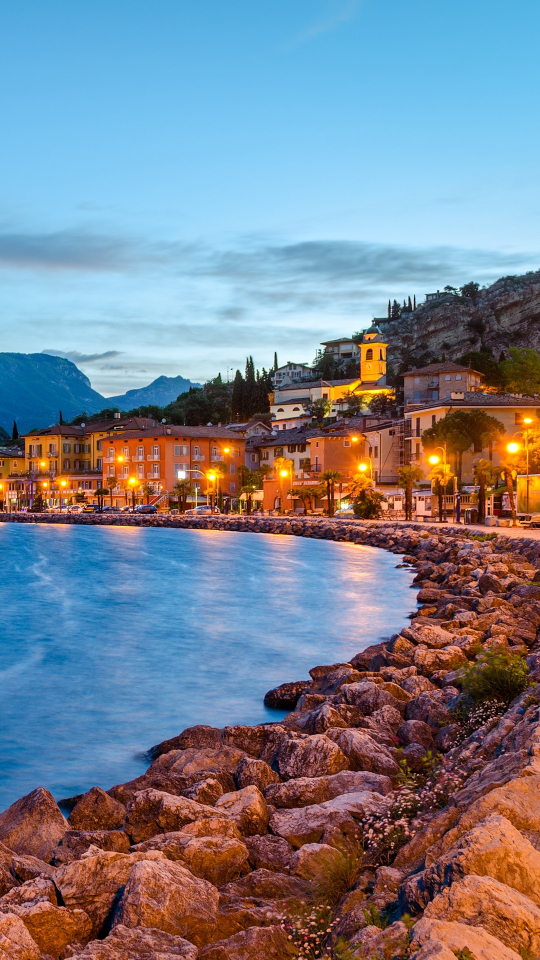
#> input picture Image Processing/Exp 1/testpic.jpg, 1080 x 1920 px (shown at 1/2 size)
$ python 10.py
#> lines starting #> are read from the running program, lines starting #| are printed output that depends on the picture
import cv2
import imutils
import numpy as np

if __name__ == "__main__":
    img=cv2.imread("testpic.jpg")
#> img is the input picture: shape (1920, 1080, 3); mean B, G, R 141.1, 128.9, 121.3
    img=imutils.resize(img,height = 1024)
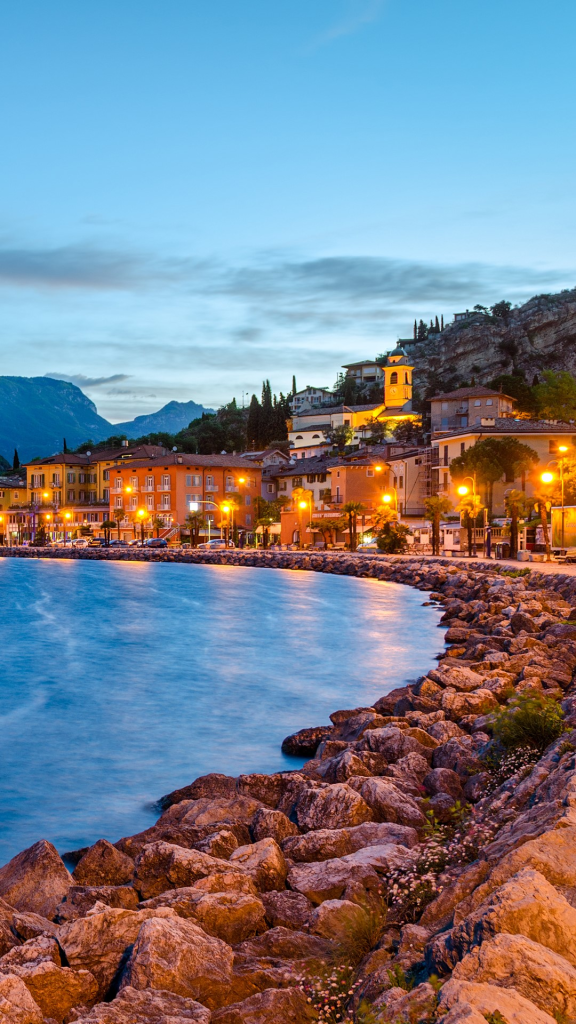
#> img: shape (1024, 576, 3); mean B, G, R 141.1, 128.9, 121.3
    [b,g,r]=cv2.split(img)
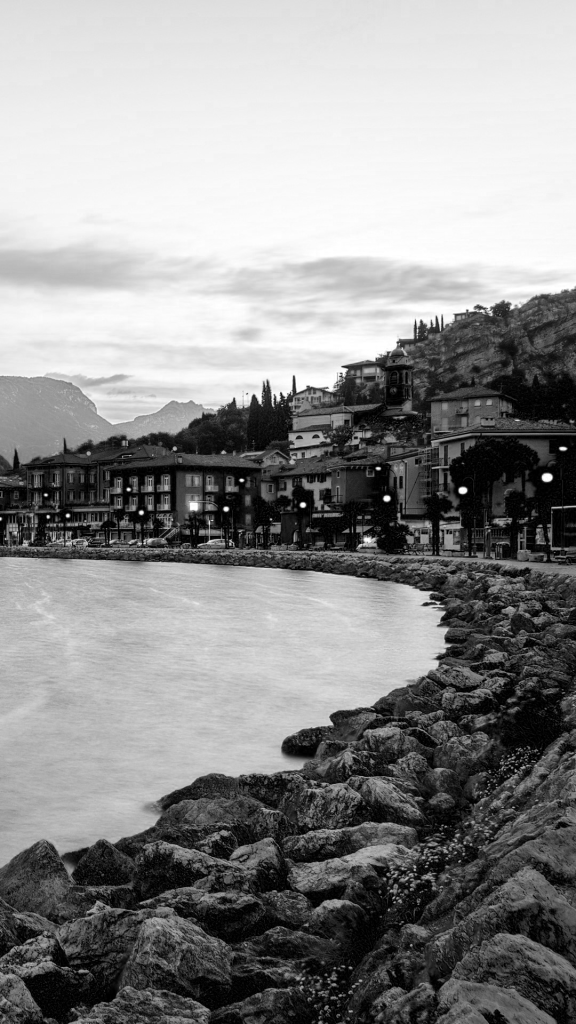
#> b: shape (1024, 576); min 0, max 255, mean 141.1
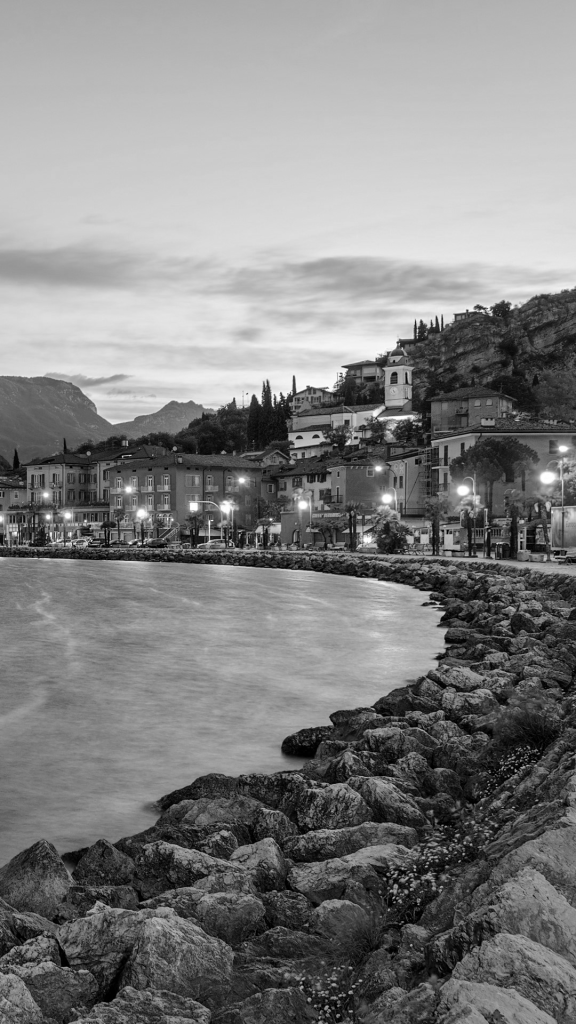
#> g: shape (1024, 576); min 0, max 255, mean 128.9
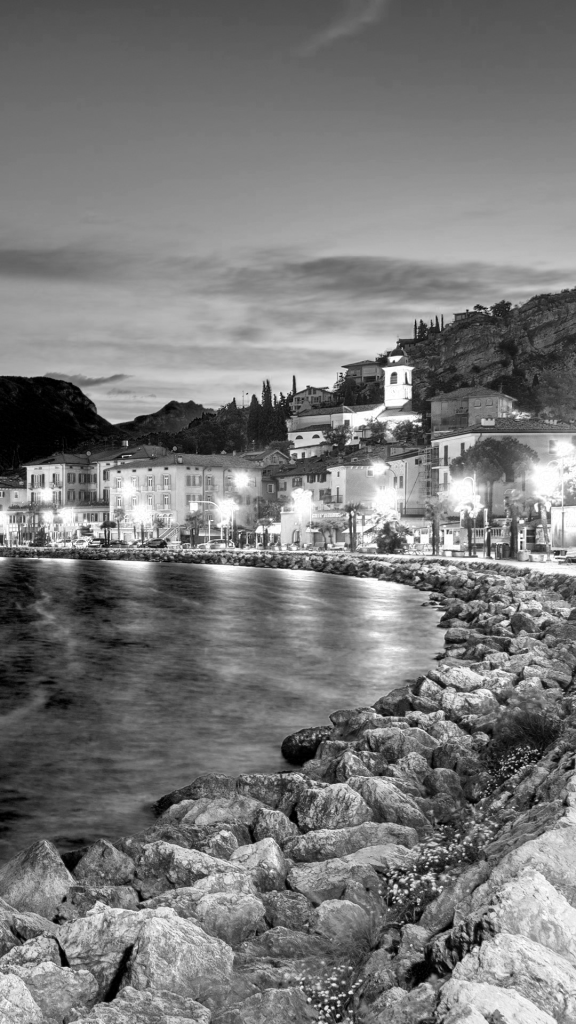
#> r: shape (1024, 576); min 0, max 255, mean 121.3
    zeros = np.zeros(img.shape[:2], dtype = "uint8")
    cv2.imshow("Blue&Green",cv2.merge([b,g,zeros]))
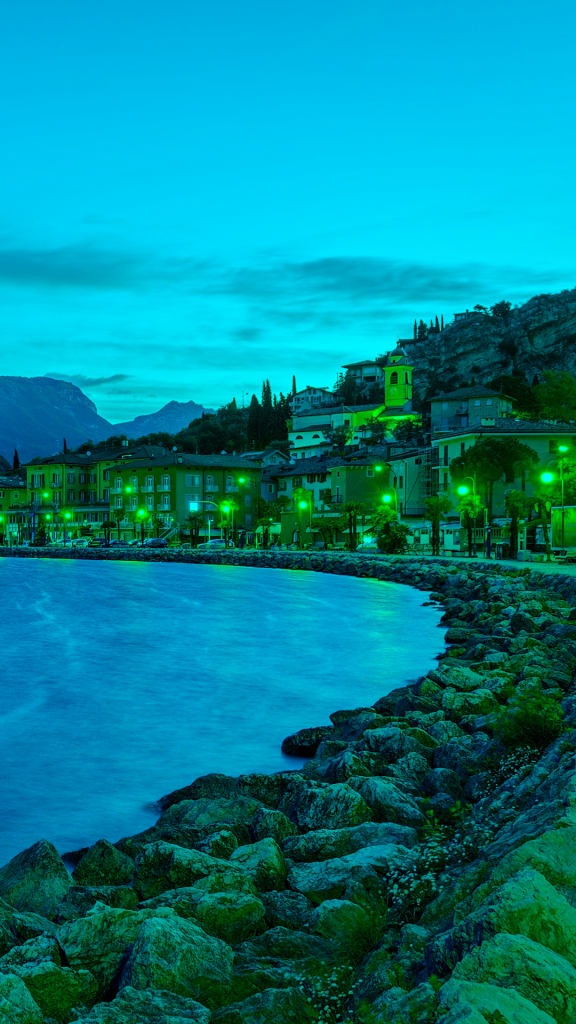
#> window 'Blue&Green': shape (1024, 576, 3); mean B, G, R 141.1, 128.9, 0
    cv2.waitKey(0)
    cv2.destroyAllWindows()
